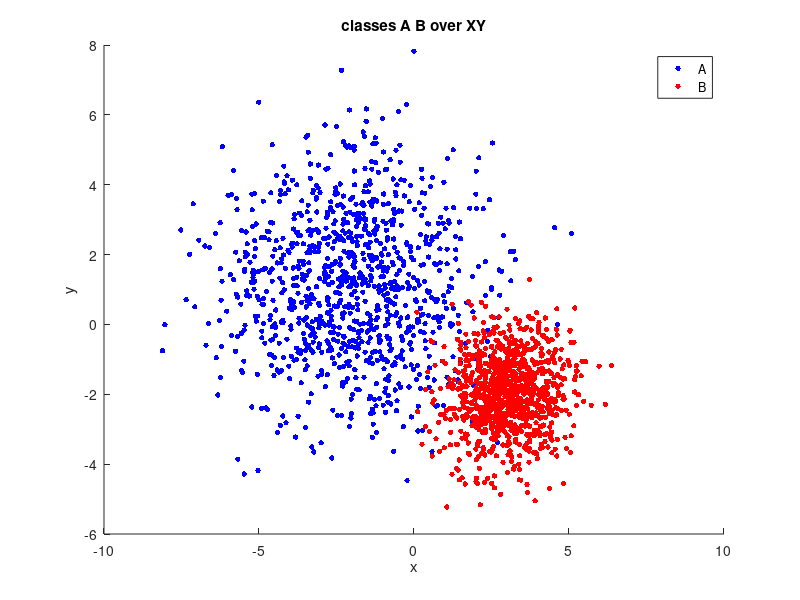

Reproduce this figure in MATLAB. (Note: this script raises an error after producing the figure.)
%Gilad & Ronen 24/03/17
%Description:
%trying out SVM, using normal distribution of two classes with means around
%different points.

close all;
clear;
clc;

disp(' SVM, using normal distribution of two classes with');
disp('means around different points.');
disp('-----------------------------------------------------');

%% two normally distributed groups around different points

%number of points for each class:
n1      = 1000;
%class A:
m_a     = [-2;
            1];   %mean of A
s_a     = 2;      %sigma of A
A_class = s_a * randn(n1,2) + ones(n1,1) * m_a';  %vector of class A
       %= bsxfun(@plus, M, v);

%class B:
m_b     = [3,-2];    %mean of B
s_b     = 1;     %sigma of B
B_class = s_b*randn(n1,2) + ones(n1,1) * m_b;  %vector of class B

%plot A and B on xy graph:
figure(1); hold on;
scatter(A_class(:,1), A_class(:,2), 15, 'b', 'filled');
scatter(B_class(:,1), B_class(:,2), 15, 'r', 'filled');
title('classes A B over XY');
xlabel('x');
ylabel('y');
legend('A', 'B');

%%
train_AB = [A_class; B_class];
% label_AB = [ones(n1,1); -ones(n1,1)];
label_AB = label_AB(randperm(2*n1));
mData    = [train_AB, label_AB];

%% Training the SVM with two classes A and B:
train_AB     = [A_class; B_class];

SVM_AB_model = fitcsvm(train_AB, label_AB);

%find the areas of each class
vMax = max(abs(train_AB));
% max_x  = max(abs(train_AB(:,1)));
% max_y  = max(abs(train_AB(:,2)));
k      = 1000; %number of points in mesh
mesh_x = vMax(1) * linspace(-1, 1, k);
mesh_y = vMax(2) * linspace(-1, 1, k);
[X, Y] = meshgrid(mesh_x, mesh_y);

[~, score_AB] = predict(SVM_AB_model,[X(:),Y(:)]);
reshaped_score_AB = reshape(score_AB(:,2),size(X));

%% Plotting SVM and A and B:
% plot line dividing between classes.
figure(2)
contour(X,Y,reshaped_score_AB,1);
title('classes with dividing line');
xlabel('x');
ylabel('y');
hold on;
scatter(A_class(:,1),A_class(:,2),15,'b','filled');
%scatter(A_class(:,1),A_class(:,2),20,'+');
hold on;
scatter(B_class(:,1),B_class(:,2),15,'r','filled');
legend('SVM','A','B');


%Classifier in mesh:
figure(3)
mesh(X,Y,reshaped_score_AB);
view(0,90);
colorbar;
title('SVM prediction function');
xlabel('x');
ylabel('y');
zlabel('SVM prediction');
xlim([min(min(X)),max(max(X))]);
ylim([min(min(Y)),max(max(Y))]);
hold on;
scatter3(A_class(:,1),A_class(:,2),ones(length(A_class),1)*100,15,'b','filled');
%scatter(A_class(:,1),A_class(:,2),20,'+');
scatter3(B_class(:,1),B_class(:,2),ones(length(B_class),1)*100,15,'r','filled');

%% Test:
%Question: is there a nifty way to check how good the model is?

A_test= s_a*randn(n1,2)+ones(n1,1)*m_a;  %vector of class A
B_test= s_b*randn(n1,2)+ones(n1,1)*m_b;  %vector of class B

A_test_outcome = predict(SVM_AB_model,A_test);
B_test_outcome = predict(SVM_AB_model,B_test);
A_test_grade = 100*(sum(A_test_outcome)+length(A_test))/(2*length(A_test));
B_test_grade = -100*(sum(B_test_outcome)-length(B_test))/(2*length(B_test));

A_str = sprintf('Success percantage for A class: %2.1f%%',A_test_grade);
B_str = sprintf('Success percantage for B class: %2.1f%%',B_test_grade);

disp(A_str);
disp(B_str);
















